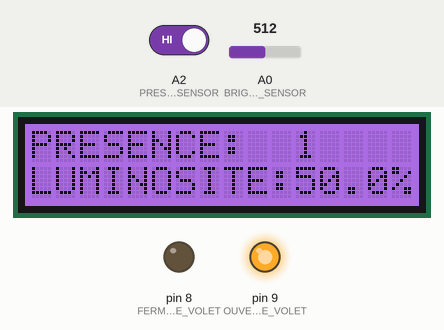
Simulated run of this sketch. Board: Arduino Uno, built with avr-gcc and run on an emulated ATmega328P. Parts: 16×2 character LCD, output pins drawn as LEDs (lit = HIGH). The inputs (shaded band) are chosen by the test bench; at power-on: A0 (BRIGHTNESS_SENSOR) = 512, A2 (PRESENCE_SENSOR) HIGH. What the sketch prints to the serial monitor is not drawn.

Above: at 1.2 s.
1.3 s: A0 (BRIGHTNESS_SENSOR) set to 57
At 13.4 s:
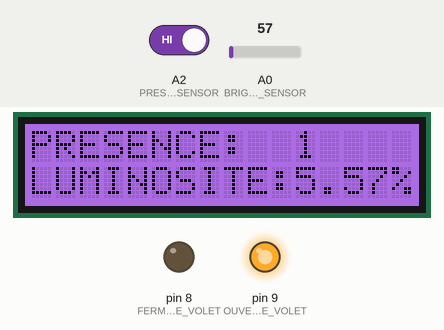
14.6 s: A0 (BRIGHTNESS_SENSOR) set to 47
At 16.9 s:
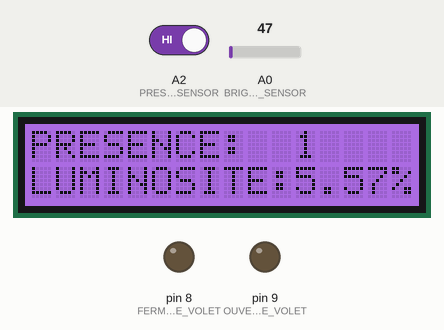
27.7 s: A2 (PRESENCE_SENSOR) driven LOW
At 40.0 s:
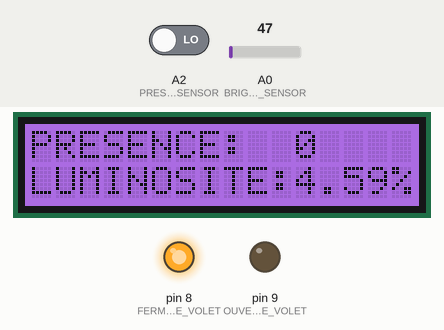
40.8 s: A0 (BRIGHTNESS_SENSOR) set to 0
At 53.3 s:
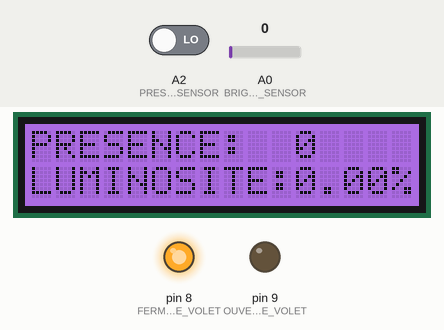
53.8 s: A2 (PRESENCE_SENSOR) driven HIGH
At 66.6 s:
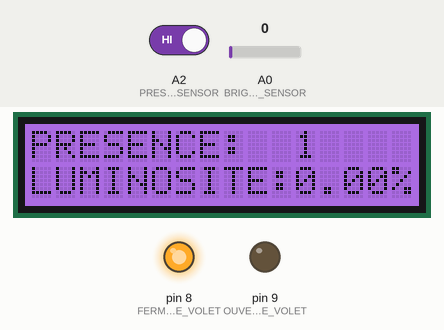
Timing chart, 0 to 67.9 s (numbered marks = the images above; inputs shaded):
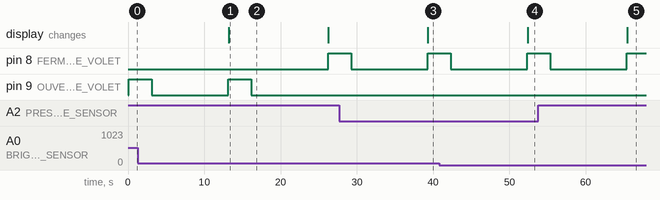

The sketch:

domotic-project.ino
```cpp
// S'il n'y a ni présence, ni luminosité:
//    Descendre les volets
//    Eteindre la lumière
// Sinon s'il y a pas de luminosité mais qu'il y a une présence
//    Descendre les volets
//    Allumer la lumière
// Sinon s'il y a lumminosité mais pas de présence
//    Monter les volets
//    Eteindre la lumière
// Sinon s'il y a luminosité et présence
//    Monter les volets
//    Eteindre la lumière
// Sinon
//    Ne rien faire
// Fin si

#include <Wire.h>
#include <rgb_lcd.h>

#define FERMETURE_VOLET 8
#define OUVERTURE_VOLET 9

#define PRESENCE_SENSOR A2
#define BRIGHTNESS_SENSOR A0
bool presenceValue;
int brightnessValue;
float brightnessPercentage;

#define LED A3

rgb_lcd lcd;

void setup() {
  Serial.begin(9600);

  pinMode(FERMETURE_VOLET, OUTPUT);
  pinMode(OUVERTURE_VOLET, OUTPUT);

  pinMode(PRESENCE_SENSOR, INPUT);
  pinMode(BRIGHTNESS_SENSOR, INPUT);

  lcd.begin(16, 2);
  lcd.setRGB(148, 63, 222);
  lcd.clear();
  // lcd.setCursor(0, 0);
  // lcd.print("BONNE JOURNEE");
  // lcd.setCursor(0, 1);
  // lcd.print("SIR MILES AXELROD");

  // for (byte i = 0; i < 15; i++) {
  //   lcd.setCursor(0 - i, 0);
  //   lcd.print("BONNE JOURNEE SIR MILES AXELROD :)  ");
  //   delay(2000);
  // }
}

void loop() {
  presenceValue = digitalRead(PRESENCE_SENSOR);
  brightnessValue = analogRead(BRIGHTNESS_SENSOR);

  brightnessPercentage = (brightnessValue) / (1023.0) * 100;

  // Serial.print("--------------------------");
  // Serial.print("\n");
  // Serial.print("Présence : "); Serial.println(presenceValue);
  // Serial.print("\n");
  // Serial.print("Luminosité : "); Serial.println(brightnessPercentage); Serial.print("%");
  // Serial.print("\n");
  // Serial.print("--------------------------");
  lcd.setCursor(0, 0);
  lcd.print("PRESENCE:");
  lcd.setCursor(11, 0);
  lcd.print(presenceValue);

  lcd.setCursor(0, 1);
  lcd.print("LUMINOSITE:");
  lcd.setCursor(11, 1);
  lcd.print(brightnessPercentage);
  lcd.setCursor(15, 1);
  lcd.print("%");


  if (brightnessPercentage <= 5 & presenceValue == false) {

    digitalWrite(FERMETURE_VOLET, HIGH);
    digitalWrite(OUVERTURE_VOLET, LOW);
    digitalWrite(LED, LOW);

    Serial.print("--------------------------");
    Serial.print("\n");
    Serial.print("Le volet descend et la lumière s'éteint");
    Serial.print("\n");
    Serial.print("--------------------------");

    delay(3000);

    digitalWrite(FERMETURE_VOLET, LOW);
    digitalWrite(OUVERTURE_VOLET, LOW);

  } else if (brightnessPercentage <=5 & presenceValue == true) {

    digitalWrite(FERMETURE_VOLET, HIGH);
    digitalWrite(OUVERTURE_VOLET, LOW);
    digitalWrite(LED, HIGH);

    Serial.print("--------------------------");
    Serial.print("\n");
    Serial.print("Le volet se ferme et la lumière s'allume");
    Serial.print("\n");
    Serial.print("--------------------------");

    delay(3000);

    digitalWrite(FERMETURE_VOLET, LOW);
    digitalWrite(OUVERTURE_VOLET, LOW);

  } else if (brightnessPercentage >= 5 & presenceValue == true) {

    digitalWrite(FERMETURE_VOLET, LOW);
    digitalWrite(OUVERTURE_VOLET, HIGH);
    digitalWrite(LED, LOW);

    Serial.print("--------------------------");
    Serial.print("\n");
    Serial.print("Le volet s'ouvre et la lumière s'éteint");
    Serial.print("\n");
    Serial.print("--------------------------");

    delay(3000);

    digitalWrite(FERMETURE_VOLET, LOW);
    digitalWrite(OUVERTURE_VOLET, LOW);

  } else if (brightnessPercentage >= 5 & presenceValue == true) {

    digitalWrite(FERMETURE_VOLET, LOW);
    digitalWrite(OUVERTURE_VOLET, HIGH);
    digitalWrite(LED, LOW);

    Serial.print("--------------------------");
    Serial.print("\n");
    Serial.print("Le volet s'ouvre et la lumière s'éteint");
    Serial.print("\n");
    Serial.print("--------------------------");

    delay(3000);

    digitalWrite(FERMETURE_VOLET, LOW);
    digitalWrite(OUVERTURE_VOLET, LOW);

  }

  digitalWrite(FERMETURE_VOLET, LOW);
  digitalWrite(OUVERTURE_VOLET, LOW);

  delay(10000);
}
```

Measured:
- the behaviour switches between 52 and 51 on A0 (BRIGHTNESS_SENSOR) (found by bisection; images 1 and 2)
- after the input at 1.3 s, the display: changes after 11.9 s (image 1)
- after the input at 14.6 s, pin 8 (FERMETURE_VOLET): LOW → HIGH after 11.6 s; pin 9 (OUVERTURE_VOLET): goes on until 16.2 s, then stays LOW
- after the input at 27.7 s, the display: changes after 11.6 s (image 3)
- after the input at 40.8 s, the display: changes after 11.6 s (image 4)
- after the input at 53.8 s, the display: changes after 11.6 s (image 5)
